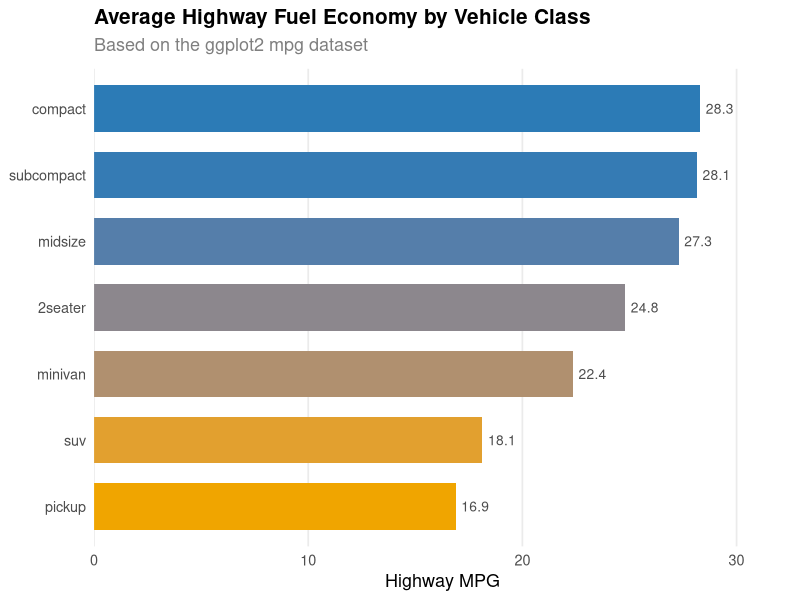

Reproduce this figure in R.
library(ggplot2)

data(mpg)

avg_hwy <- aggregate(hwy ~ class, data = mpg, FUN = mean)
avg_hwy$class <- reorder(avg_hwy$class, avg_hwy$hwy)

ggplot(avg_hwy, aes(x = class, y = hwy, fill = hwy)) +
  geom_col(width = 0.7) +
  geom_text(aes(label = round(hwy, 1)), hjust = -0.2, size = 3.5, color = "gray30") +
  coord_flip() +
  scale_fill_gradient(low = "#f0a500", high = "#2c7bb6") +
  scale_y_continuous(expand = expansion(mult = c(0, 0.15))) +
  labs(
    title = "Average Highway Fuel Economy by Vehicle Class",
    subtitle = "Based on the ggplot2 mpg dataset",
    x = NULL,
    y = "Highway MPG",
    fill = "MPG"
  ) +
  theme_minimal(base_size = 13) +
  theme(
    plot.title    = element_text(face = "bold", size = 15),
    plot.subtitle = element_text(color = "gray50", margin = margin(b = 10)),
    panel.grid.major.y = element_blank(),
    panel.grid.minor   = element_blank(),
    legend.position    = "none"
  )
